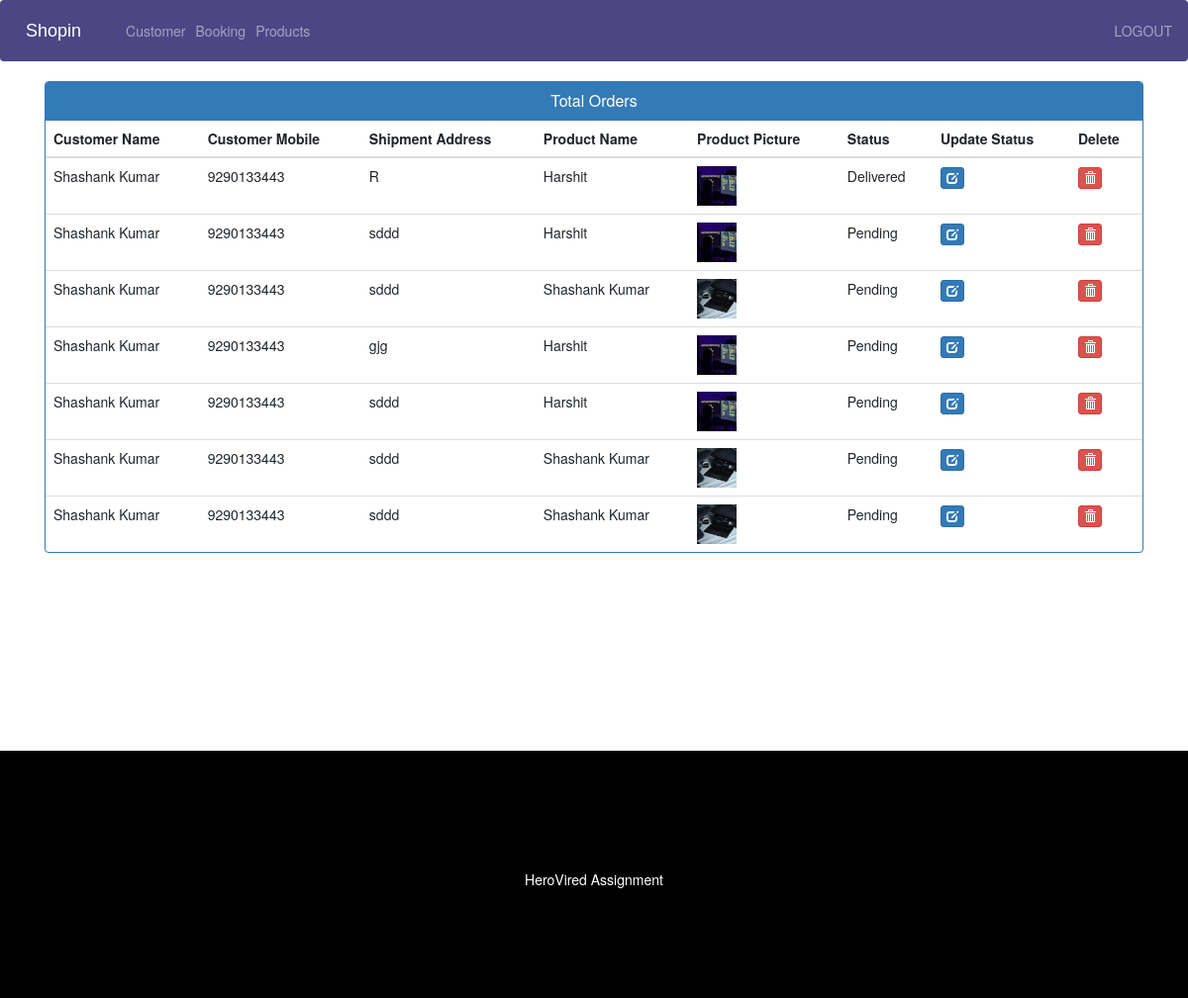
Page /admin-view-booking (signed in) on the earlier database version.
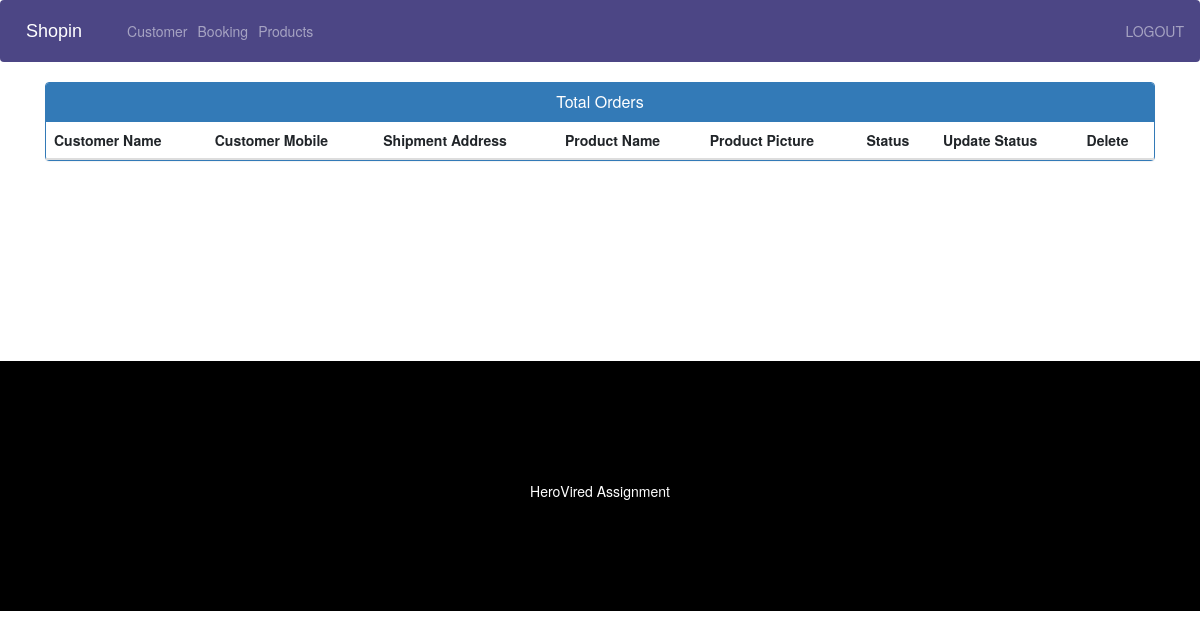
Same page on the later database version.
### ecom/models.py (models this page shows, shortened)
class Customer(models.Model):
    user=models.OneToOneField(User,on_delete=models.CASCADE)
    address = models.CharField(max_length=40)
    mobile = models.CharField(max_length=20,null=False)
    @property
    def get_name(self):
        return self.user.first_name+" "+self.user.last_name

class Orders(models.Model):
    STATUS =(
        ('Pending','Pending'),
        ('Order Confirmed','Order Confirmed'),
        ('Out for Delivery','Out for Delivery'),
        ('Delivered','Delivered'),
    )
    customer=models.ForeignKey('Customer', on_delete=models.CASCADE,null=True)
    product=models.ForeignKey('Product',on_delete=models.CASCADE,null=True)
    email = models.CharField(max_length=50,null=True)
    address = models.CharField(max_length=500,null=True)
    mobile = models.CharField(max_length=20,null=True)
    order_date= models.DateField(auto_now_add=True,null=True)
    status=models.CharField(max_length=50,null=True,choices=STATUS)

class Product(models.Model):
    name=models.CharField(max_length=40)
    product_image= models.ImageField(upload_to='product_image/',null=True,blank=True)
    price = models.PositiveIntegerField()
    description=models.CharField(max_length=40)

### ecom/views.py (the view)
# urls.py: path('admin-view-booking', views.admin_view_booking_view,name='admin-view-booking'),
@login_required(login_url='adminlogin')
def admin_view_booking_view(request):
    orders=models.Orders.objects.all()
    ordered_products=[]
    ordered_bys=[]
    for order in orders:
        ordered_product=models.Product.objects.all().filter(id=order.product.id)
        ordered_by=models.Customer.objects.all().filter(id = order.customer.id)
        ordered_products.append(ordered_product)
        ordered_bys.append(ordered_by)
    return render(request,'ecom/admin_view_booking.html',{'data':zip(ordered_products,ordered_bys,orders)})

### templates/ecom/admin_view_booking.html (shortened to what this page needs)
{% extends 'ecom/admin_base.html' %}
{% load static %}
{% block content %}
<head>
  <link href="//netdna.bootstrapcdn.com/bootstrap/3.0.0/css/bootstrap.min.css" rel="stylesheet" id="bootstrap-css">
</head>
<div class="container">
  <div class="panel panel-primary">
    <div class="panel-heading">
      <h6 class="panel-title">Total Orders</h6>
    </div>
    <table class="table table-hover" id="dev-table">
      <thead>
        <tr>
          <th>Customer Name</th>
          <th>Customer Mobile</th>
          <th>Shipment Address</th>
          <th>Product Name</th>
          <th>Product Picture</th>
          <th>Status</th>
          <th>Update Status</th>
          <th>Delete</th>
        </tr>
      </thead>
      {% for product,customer,order in data %}
      <tr>
        {% for c in customer %}
        <td> {{c.get_name}}</td>
        <td>{{c.mobile}}</td>
        <td>{{order.address}}</td>
        {% endfor %}
        {% for p in product %}
        <td> {{p.name}}</td>
        <td> <img src="{% static p.product_image.url %}" alt="Profile Pic" height="40px" width="40px" /></td>
        <td>{{order.status}}</td>
        <td><a class="btn btn-primary btn-xs" href="{% url 'update-order' order.id  %}"><span class="glyphicon glyphicon-edit"></span></a></td>
        <td><a class="btn btn-danger btn-xs" href="{% url 'delete-order' order.id  %}"><span class="glyphicon glyphicon-trash"></span></a></td>
        {% endfor %}
      </tr>
      {% endfor %}
    </table>
  </div>
</div>
{% endblock content %}

Differences in the rows shown:
removed Orders: address "R", status "Delivered"
no longer on this page (row unchanged): Customer: get_name "Shashank Kumar", mobile "9290133443"
removed Product: name "Harshit", product_image (picture)
removed Orders: address "sddd", status "Pending"
removed Orders: address "sddd", status "Pending"
removed Product: name "Shashank Kumar", product_image (picture)
removed Orders: address "gjg", status "Pending"
removed Orders: address "sddd", status "Pending"
removed Orders: address "sddd", status "Pending"
removed Orders: address "sddd", status "Pending"
